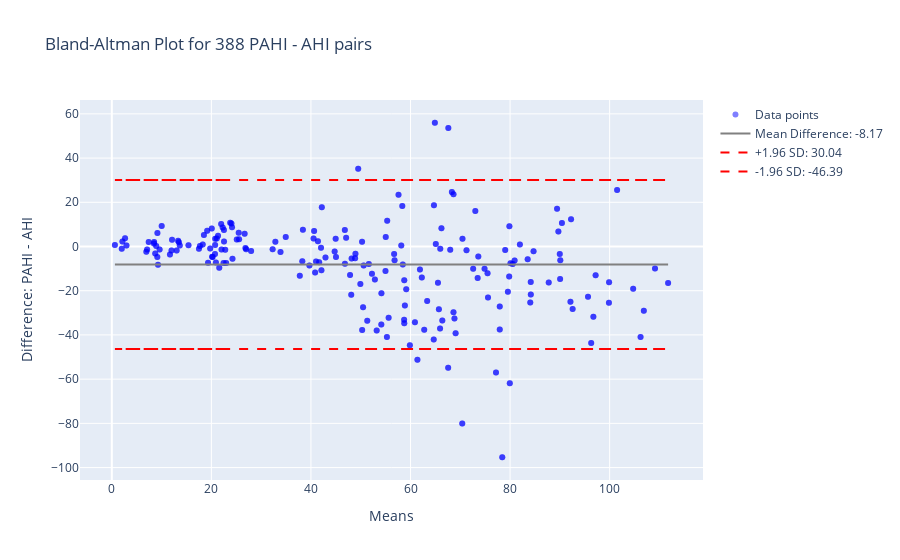

Here is the notebook cell this chart was saved with:
### Code cell
is_plotly_chart, fig_json = bland_altman_plot(df, 'PAHI', 'AHI', bySeverityCategory=False)
print(is_plotly_chart)
print(fig_json)

### Figure 1 — Plotly figure (JSON) as saved in the notebook; plotly's stock layout.template omitted (floating-point values rounded to 4 significant figures; data arrays with more than 128 entries replaced by an {"elided": "..."} marker saying what was removed)
{"data": [{"marker": {"color": "blue", "opacity": 0.5}, "mode": "markers", "name": "Data points", "type": "scatter", "x": {"elided": "388 float values"}, "y": {"elided": "388 float values"}}, {"line": {"color": "gray", "dash": "solid"}, "mode": "lines", "name": "Mean Difference: -8.17", "type": "scatter", "x": {"elided": "388 float values"}, "y": {"elided": "388 float values"}}, {"line": {"color": "red", "dash": "dash"}, "mode": "lines", "name": "+1.96 SD: 30.04", "type": "scatter", "x": {"elided": "388 float values"}, "y": {"elided": "388 float values"}}, {"line": {"color": "red", "dash": "dash"}, "mode": "lines", "name": "-1.96 SD: -46.39", "type": "scatter", "x": {"elided": "388 float values"}, "y": {"elided": "388 float values"}}], "layout": {"showlegend": true, "title": {"text": "Bland-Altman Plot for 388 PAHI - AHI pairs"}, "xaxis": {"title": {"text": "Means"}}, "yaxis": {"title": {"text": "Difference: PAHI - AHI"}}}}
